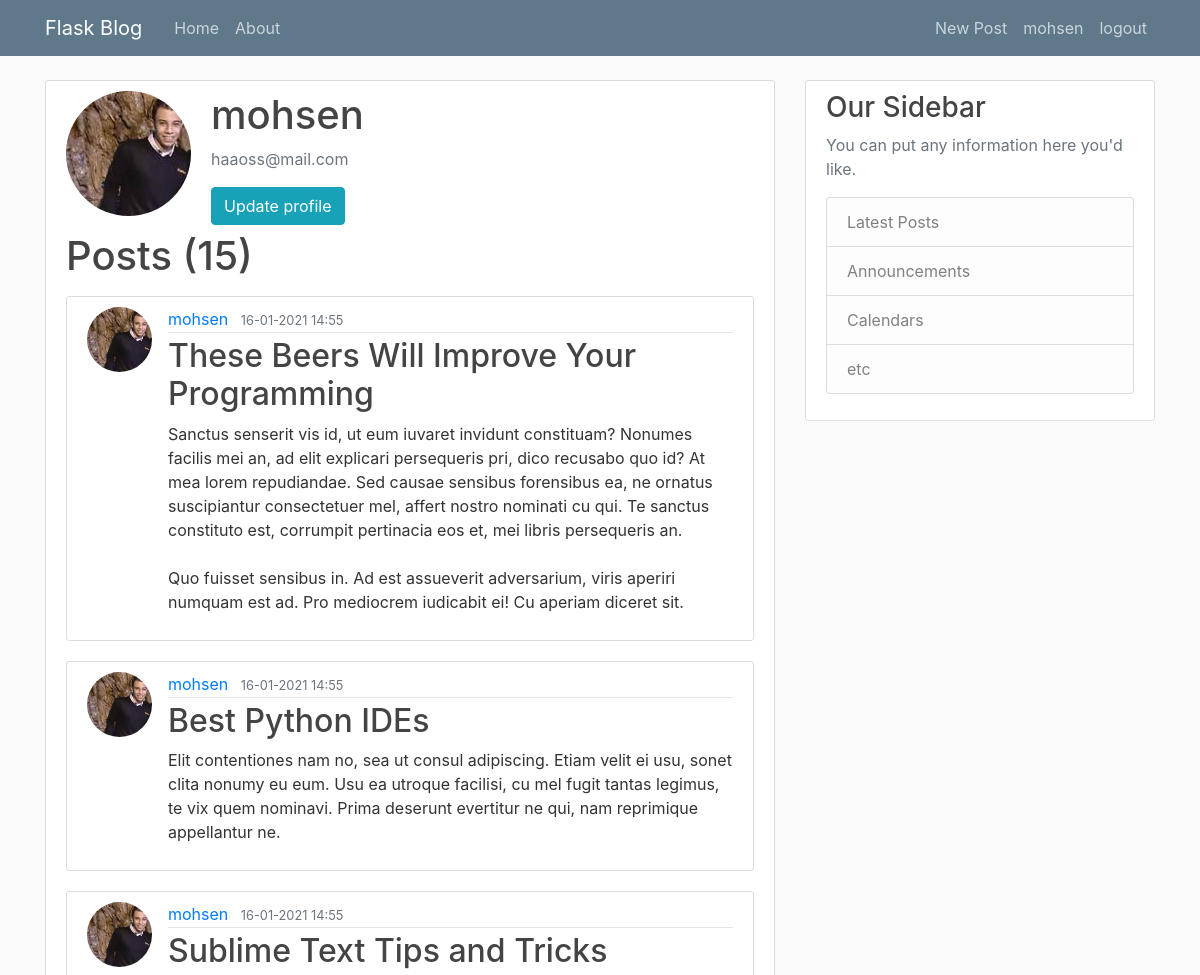
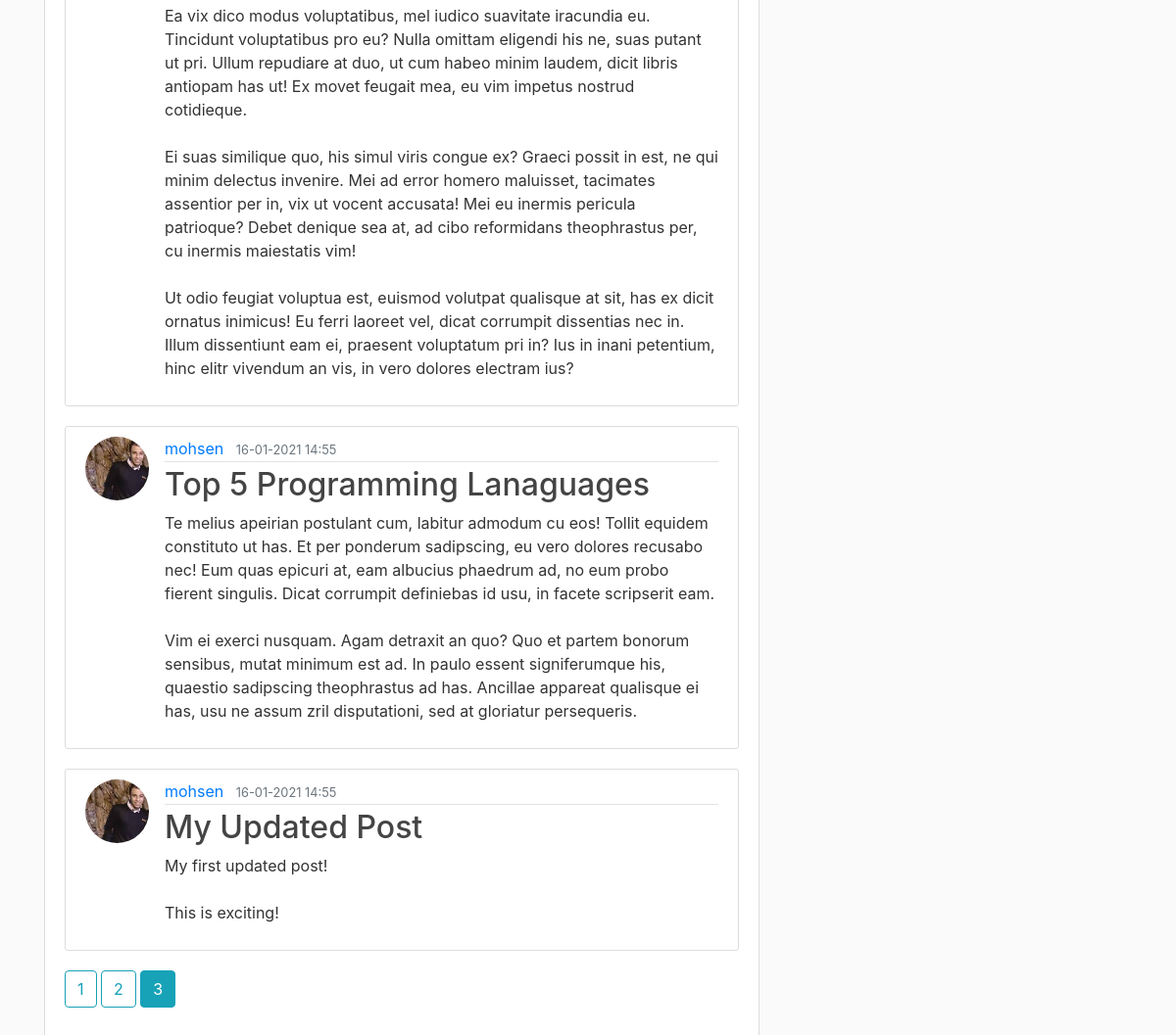
The app's page /account?username=mohsen&page=3 (signed in) with its own data (2 pictures, top to bottom).
### flask_blog/models.py (models this page shows, shortened)
class User(db.Model, UserMixin):
    id = db.Column(db.Integer, primary_key=True)
    username = db.Column(db.String(20), unique=True, nullable=False)
    email = db.Column(db.String(120), unique=True, nullable=False)
    image_file = db.Column(db.String(20), nullable=True, default='default.jpeg')
    password = db.Column(db.String(60), nullable=False)
    posts = db.relationship('Post', backref='author', lazy=True)
    reply = db.relationship('Replies', backref='user', lazy=True)

class Post(db.Model):
    id = db.Column(db.Integer, primary_key=True)
    title = db.Column(db.String(100), nullable=False)
    date_posted = db.Column(db.DateTime, nullable=False, default=datetime.utcnow)
    content = db.Column(db.Text, nullable=False)
    user_id = db.Column(db.Integer, db.ForeignKey('user.id'), nullable=False)
    replies = db.relationship('Replies', backref='replies', lazy=True)

### flask_blog/routes.py (the view)
@app.route("/account")
@login_required
def account():
    image_file = url_for('static', filename='profile_pics/' + current_user.image_file)
    user = current_user
    posts = Post.query.filter_by(author=user) \
        .order_by(Post.date_posted.desc()) \
        .paginate(per_page=5)
    return render_template('account.html', title = 'account', image_file=image_file, posts = posts)

### flask_blog/models.py (called while the page is built)
@login_manager.user_loader
def load_user(user_id):
    return User.query.get(int(user_id))

### flask_blog/templates/account.html
{% extends "layout.html" %}
{% block content %}
    <div class="content-section">
      <div class="media">
        <img class="rounded-circle account-img" src="{{image_file}}">
        <div class="media-body">
          <h2 class="account-heading">{{current_user.username}}</h2>
          <p class="text-secondary">{{current_user.email}}</p>
        <a href="{{url_for('update_account')}}">
            <button type="button" class="btn btn-info">Update profile</button>
        </a>
        </div>
      </div>
        <h1 class="mb-3">Posts ({{ posts.total }})</h1>
        {% for post in posts.items %}
        <article class="media content-section">
          <img class="rounded-circle article-img" src="{{ url_for('static', filename='profile_pics/' + post.author.image_file)}}">
          <div class="media-body">
            <div class="article-metadata">
              <a class="mr-2" href="{{ url_for('user_posts', username= post.author.username)}}">{{ post.author.username }}</a>
              <small class="text-muted">{{ post.date_posted.strftime('%d-%m-20%y %H:%M') }}</small>
            </div>
            <h2><a class="article-title" href="{{url_for('post', post_id=post.id)}}">{{ post.title }}</a></h2>
            <p class="article-content">{{ post.content }}</p>
          </div>
        </article>
    {% endfor %}
    {% for page_num in posts.iter_pages(left_edge = 1, right_edge = 2, left_current = 1, right_current = 2) %}
        {% if page_num %}
            {% if posts.page == page_num %}
                <a class="btn btn-info mb-4" href="{{ url_for('account', username = current_user.username, page=page_num)}}">{{ page_num}}</a>
            {% else %}
                <a class="btn btn-outline-info mb-4" href="{{ url_for('account', username = current_user.username, page=page_num)}}">{{ page_num}}</a>
            {% endif %}
        {% else %}
            ...
        {% endif %}
    {% endfor %}
    </div>
{% endblock content %}

### flask_blog/templates/layout.html (shortened to what this page needs)
<!DOCTYPE html>
<html lang="en">
<head>
    <link rel="stylesheet" href="https://maxcdn.bootstrapcdn.com/bootstrap/4.0.0/css/bootstrap.min.css">
    <link rel="stylesheet" type="text/css" href="{{ url_for('static', filename='main.css') }}">
</head>
<body>
    <header class="site-header">
      <nav class="navbar navbar-expand-md navbar-dark bg-steel fixed-top">
        <div class="container">
          <a class="navbar-brand mr-4" href="/">Flask Blog</a>
          <div class="collapse navbar-collapse" id="navbarToggle">
            <div class="navbar-nav mr-auto">
              <a class="nav-item nav-link" href="{{ url_for('home') }}">Home</a>
              <a class="nav-item nav-link" href="{{ url_for('about') }}">About</a>
            </div>
            <div class="navbar-nav">
                {% if current_user.is_authenticated %}
                    <a class="nav-item nav-link" href="{{ url_for('new_post') }}">New Post</a>
                    <a class="nav-item nav-link" href="{{ url_for('account') }}">{{current_user.username}}</a>
                    <a class="nav-item nav-link" href="{{ url_for('logout') }}">logout</a>
                {% else %}
                  <a class="nav-item nav-link " href="{{ url_for('login') }}">Login</a>
                  <a class="nav-item nav-link" href="{{ url_for('register') }}">Register</a>
                {% endif %}
            </div>
          </div>
        </div>
      </nav>
    </header>
    <main role="main" class="container">
      <div class="row">
        <div class="col-md-8">
            {% block content %}{% endblock %}
        </div>
        <div class="col-md-4">
          <div class="content-section">
            <h3>Our Sidebar</h3>
            <p class='text-muted'>You can put any information here you'd like.
              <ul class="list-group">
                <li class="list-group-item list-group-item-light">Latest Posts</li>
                <li class="list-group-item list-group-item-light">Announcements</li>
                <li class="list-group-item list-group-item-light">Calendars</li>
                <li class="list-group-item list-group-item-light">etc</li>
              </ul>
            </p>
          </div>
        </div>
      </div>
    </main>
</body>
</html>

### flask_blog/static/main.css (style rules this page uses)
body { background: #fafafa; color: #333333; margin-top: 5rem; }
h1, h2, h3, h4, h5, h6 { color: #444444; }
.bg-steel { background-color: #5f788a; text-align: center; }
.site-header .navbar-nav .nav-link { color: #cbd5db; }
.content-section { background: #ffffff; padding: 10px 20px; border: 1px solid #dddddd; border-radius: 3px; margin-bottom: 20px; }
.article-title { color: #444444; }
.article-content { white-space: pre-line; }
.article-img { height: 65px; width: 65px; margin-right: 16px; }
.article-metadata { padding-bottom: 1px; margin-bottom: 4px; border-bottom: 1px solid #e3e3e3 }
.account-img { height: 125px; width: 125px; margin-right: 20px; margin-bottom: 16px; }
.account-heading { font-size: 2.5rem; }

### records on screen
User: username "mohsen", email "haaoss@mail.com"
Post: image_file (picture), author.username "mohsen", date_posted "16-01-2021 14:55", title "These Beers Will Improve Your Programming", content "Sanctus senserit vis id, ut eum iuvaret invidunt constituam? Nonumes facilis mei an, ad elit explicari persequeris pri, dico recusabo quo id? At mea lorem repudiandae. Sed causae sensibus forensibus ea, ne ornatus suscipiantur consectetuer mel, affert nostro nominati cu qui. Te sanctus constituto est, corrumpit pertinacia eos et, mei libris persequeris an. Quo fuisset sensibus in. Ad est assueverit adversarium, viris aperiri numquam est ad. Pro mediocrem iudicabit ei! Cu aperiam diceret sit."
Post: image_file (picture), author.username "mohsen", date_posted "16-01-2021 14:55", title "Best Python IDEs", content "Elit contentiones nam no, sea ut consul adipiscing. Etiam velit ei usu, sonet clita nonumy eu eum. Usu ea utroque facilisi, cu mel fugit tantas legimus, te vix quem nominavi. Prima deserunt evertitur ne qui, nam reprimique appellantur ne."
Post: image_file (picture), author.username "mohsen", date_posted "16-01-2021 14:55", title "Sublime Text Tips and Tricks", content "Ea vix dico modus voluptatibus, mel iudico suavitate iracundia eu. Tincidunt voluptatibus pro eu? Nulla omittam eligendi his ne, suas putant ut pri. Ullum repudiare at duo, ut cum habeo minim laudem, dicit libris antiopam has ut! Ex movet feugait mea, eu vim impetus nostrud cotidieque. Ei suas similique quo, his simul viris congue ex? Graeci possit in est, ne qui minim delectus invenire. Mei ad error homero maluisset, tacimates assentior per in, vix ut vocent accusata! Mei eu inermis pericula patrioque? Debet denique sea at, ad cibo reformidans theophrastus per, cu inermis maiestatis vim! Ut odio feugiat voluptua est, euismod volutpat qualisque at sit, has ex dicit ornatus inimicus! Eu…"
Post: image_file (picture), author.username "mohsen", date_posted "16-01-2021 14:55", title "Top 5 Programming Lanaguages", content "Te melius apeirian postulant cum, labitur admodum cu eos! Tollit equidem constituto ut has. Et per ponderum sadipscing, eu vero dolores recusabo nec! Eum quas epicuri at, eam albucius phaedrum ad, no eum probo fierent singulis. Dicat corrumpit definiebas id usu, in facete scripserit eam. Vim ei exerci nusquam. Agam detraxit an quo? Quo et partem bonorum sensibus, mutat minimum est ad. In paulo essent signiferumque his, quaestio sadipscing theophrastus ad has. Ancillae appareat qualisque ei has, usu ne assum zril disputationi, sed at gloriatur persequeris."
Post: image_file (picture), author.username "mohsen", date_posted "16-01-2021 14:55", title "My Updated Post", content "My first updated post! This is exciting!"

### other values on screen
{{ posts.total }} "15"
{{ page_num }} "1" "2"
{{ page_num }} "3"
